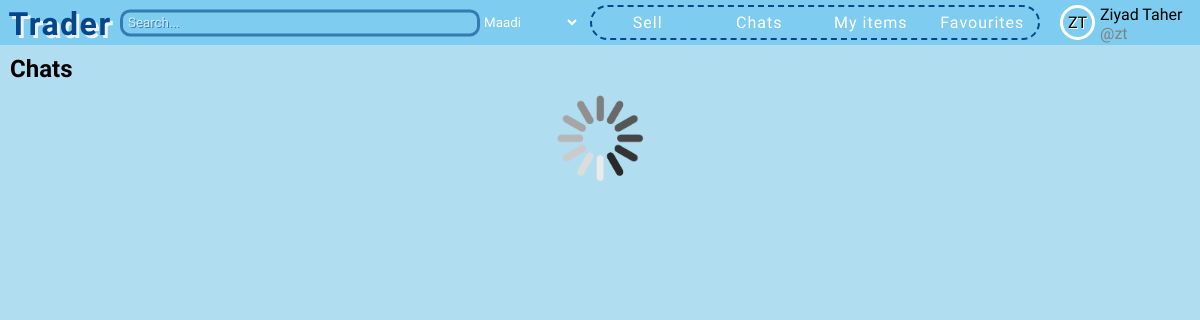
The page /chats (signed in) on the database its author committed.
### app/models.py (models this page shows)
class User(db.Model, UserMixin):
    id = db.Column(db.Integer, primary_key=True)
    firstname = db.Column(db.String(50), nullable=False)
    lastname = db.Column(db.String(50), nullable=False)
    username = db.Column(db.String(30), unique=True, nullable=False)
    email = db.Column(db.String(120), unique=True, nullable=False)
    password = db.Column(db.String(120), nullable=False)
    sent_chat = db.relationship('Chat', backref='sent_by_set', lazy=True, foreign_keys='Chat.sent_by')
    received_chat = db.relationship('Chat', backref='received_by_set', lazy=True, foreign_keys='Chat.received_by')
    items = db.relationship('Item', backref='item_owner', lazy=True)
    favourites = db.relationship('Favourite', backref='favourite_owner', lazy=True)
    contacts = db.relationship('User', secondary=user_contacts,
                               primaryjoin=(user_contacts.c.contact_id == id),
                               secondaryjoin=(user_contacts.c.contacted_id == id),
                               backref=db.backref('contacted_by', lazy='dynamic'),
                               lazy='dynamic')

### app/routes.py (the view)
@app.get("/chats")
def chats():
    return render_template("chats.html")

### app/routes.py (called while the page is built)
@login_manager.user_loader
def load_user(user_id):
    return User.query.get(int(user_id))

### app/templates/chats.html (shortened to what this page needs)
{% extends 'base.html' %}
{% block head %}
    <link rel="stylesheet" href="{{ url_for('static', filename='css/chats.css') }}">
{% endblock head %}
{% block content %}
<h2 class="chat-title">Chats</h2>
<div id="chats">
    <img class="spinner" src="{{ url_for('static', filename='img/spinner.gif') }}" alt="loading...">
</div>
{% endblock content %}

### app/templates/partials/user-card.html
<div class="user-logo-cont" style="background-color: #{{ user_color }};">
    <div class="user-logo">{{ current_user.firstname[0]|upper }}{{ current_user.lastname[0]|upper }}</div>
</div>
<div class="first-last-name">{{ current_user.firstname|title }} {{ current_user.lastname|title }}</div>
<span class="username">@{{ current_user.username }}</span>

### app/static/css/base.css (style rules this page uses)
* { font-family: 'Varela Round', serif; box-sizing: border-box; margin: 0; padding: 0; font-size: bolder; }
body { background-color: #B1DDF1; color: white; }

### app/static/css/partials/user-card.css (style rules this page uses)
.user-logo-cont { display: flex; justify-content: center; align-items: center; background-color: #7eccf0; width: 35px; height: 35px; border: 3px solid white; border-radius: 50%; text-shadow: 1px 1px white; grid-row: span 2; }
.user-logo { font-family: Amita; }
.username { color: gray; }

### app/static/css/chats.css (style rules this page uses)
body { color: black; }
.spinner { display: block; width: 90px; margin: auto; }
.chat-title { padding: 10px; }

### rows shown on the page
User: firstname "Z", lastname "T", firstname "Ziyad", lastname "Taher", username "zt"
